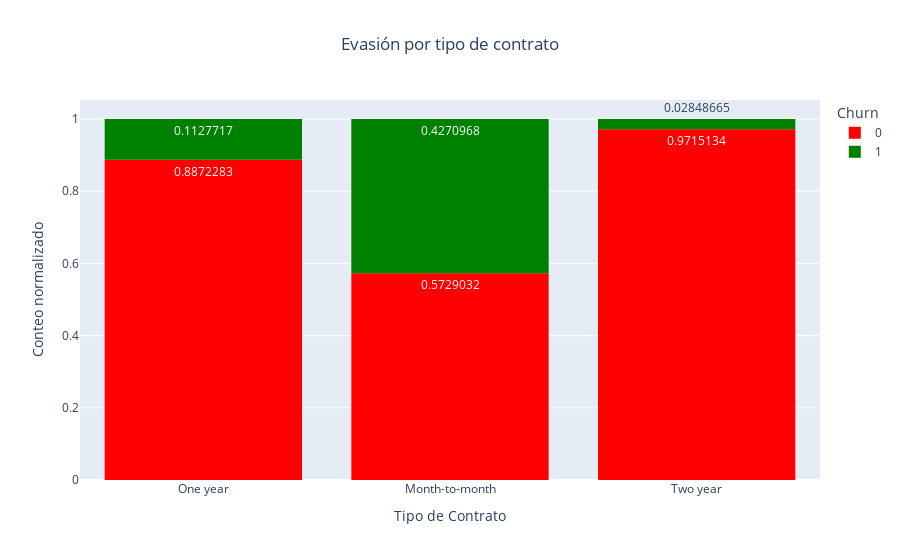

The notebook cell saved with this chart:
### Code cell
comparar_evasion(data_norm, 'account.Contract', 'tipo de contrato', 'Tipo de Contrato', { 1: 'Month-to-month', 12:'One year', 24: 'Two year'},)

### Figure 1 — Plotly figure (JSON) as saved in the notebook; plotly's stock layout.template omitted (floating-point values rounded to 4 significant figures; data arrays with more than 128 entries replaced by an {"elided": "..."} marker saying what was removed)
{"data": [{"bingroup": "x", "hovertemplate": "Churn=0<br>etiqueta=%{x}<br>count (normalized as fraction)=%{y}<extra></extra>", "legendgroup": "0", "marker": {"color": "red", "pattern": {"shape": ""}}, "name": "0", "orientation": "v", "showlegend": true, "texttemplate": "%{value}", "type": "histogram", "x": {"elided": "5163 str values"}, "xaxis": "x", "yaxis": "y"}, {"bingroup": "x", "hovertemplate": "Churn=1<br>etiqueta=%{x}<br>count (normalized as fraction)=%{y}<extra></extra>", "legendgroup": "1", "marker": {"color": "green", "pattern": {"shape": ""}}, "name": "1", "orientation": "v", "showlegend": true, "texttemplate": "%{value}", "type": "histogram", "x": {"elided": "1869 str values"}, "xaxis": "x", "yaxis": "y"}], "layout": {"bargap": 0.2, "barmode": "relative", "barnorm": "fraction", "legend": {"title": {"text": "Churn"}, "tracegroupgap": 0}, "title": {"text": "Evasión por tipo de contrato", "x": 0.5}, "xaxis": {"anchor": "y", "domain": [0, 1], "title": {"text": "Tipo de Contrato"}}, "yaxis": {"anchor": "x", "domain": [0, 1], "title": {"text": "Conteo normalizado"}}}}
